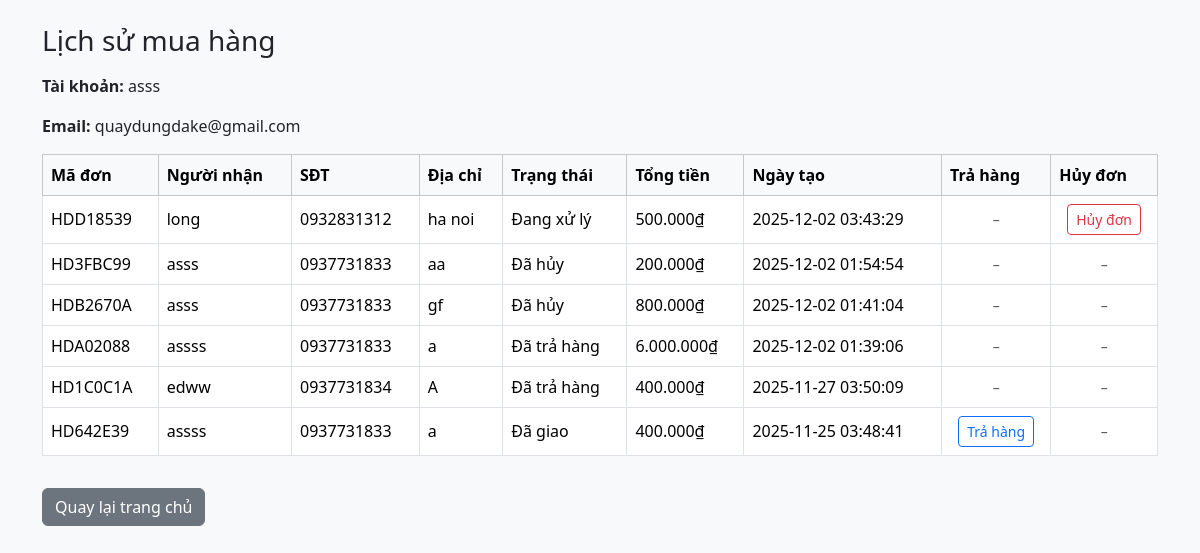
The page /history.php (signed in) on the database its author committed.
### tables this page shows
CREATE TABLE `orders` (
  `id` int(11) NOT NULL,
  `order_code` varchar(50) NOT NULL,
  `user_id` int(11) DEFAULT NULL,
  `customer_name` varchar(100) DEFAULT NULL,
  `customer_phone` varchar(20) DEFAULT NULL,
  `customer_addr` varchar(255) DEFAULT NULL,
  `total_amount` int(11) NOT NULL DEFAULT 0,
  `status` varchar(50) NOT NULL DEFAULT 'Đang xử lý',
  `created_at` timestamp NOT NULL DEFAULT current_timestamp()
);

### history.php (the view, shortened to what this page needs)
<?php
require 'connect.php';
$userId   = $_SESSION['user_id'];
$fullname = $_SESSION['fullname'] ?? '';
$email    = $_SESSION['email'] ?? '';
$stmt = $conn->prepare("
    SELECT
        o.id,
        o.order_code,
        o.customer_name,
        o.customer_phone,
        o.customer_addr,
        o.total_amount,
        o.status,
        o.created_at,
        SUM(oi.quantity * oi.price) AS calc_total
    FROM orders o
    LEFT JOIN order_items oi ON o.id = oi.order_id
    WHERE o.user_id = ?
    GROUP BY
        o.id,
        o.order_code,
        o.customer_name,
        o.customer_phone,
        o.customer_addr,
        o.total_amount,
        o.status,
        o.created_at
    ORDER BY o.created_at DESC
");
$stmt->execute([$userId]);
$orders = $stmt->fetchAll(PDO::FETCH_ASSOC);
function vnd($n) {
    return number_format((int)$n, 0, ',', '.') . '₫';
}
?>
<!doctype html>
<html lang="vi">
<head>
    <link href="https://cdn.jsdelivr.net/npm/bootstrap@5.3.3/dist/css/bootstrap.min.css" rel="stylesheet">
</head>
<body class="bg-light">
<div class="container py-4">
    <h3 class="mb-3">Lịch sử mua hàng</h3>
    <p><strong>Tài khoản:</strong> <?php echo htmlspecialchars($fullname); ?></p>
    <p><strong>Email:</strong> <?php echo htmlspecialchars($email); ?></p>
    <?php if (empty($orders)): ?>
        <div class="alert alert-info">
            Bạn chưa có đơn hàng nào.
        </div>
        <a href="trangchu.php" class="btn btn-secondary">Quay lại trang chủ</a>
    <?php else: ?>
        <div class="table-responsive">
            <table class="table table-bordered table-hover align-middle bg-white">
                <thead class="table-light">
                    <tr>
                        <th>Mã đơn</th>
                        <th>Người nhận</th>
                        <th>SĐT</th>
                        <th>Địa chỉ</th>
                        <th>Trạng thái</th>
                        <th>Tổng tiền</th>
                        <th>Ngày tạo</th>
                        <th>Trả hàng</th>
                        <th>Hủy đơn</th>
                    </tr>
                </thead>
                <tbody>
                <?php foreach ($orders as $o): ?>
                    <?php
                        $status = $o['status'];
                        $total  = $o['calc_total'] !== null ? $o['calc_total'] : $o['total_amount'];
                        $canCancel = in_array($status, ['Đang xử lý', 'Đã duyệt'], true);
                        $canReturn = ($status === 'Đã giao');
                    ?>
                    <tr>
                        <td><?php echo htmlspecialchars($o['order_code']); ?></td>
                        <td><?php echo htmlspecialchars($o['customer_name']); ?></td>
                        <td><?php echo htmlspecialchars($o['customer_phone']); ?></td>
                        <td><?php echo htmlspecialchars($o['customer_addr']); ?></td>
                        <td><?php echo htmlspecialchars($status); ?></td>
                        <td><?php echo vnd($total); ?></td>
                        <td><?php echo htmlspecialchars($o['created_at']); ?></td>
                        <td class="text-center">
                            <?php if ($canReturn): ?>
                                <form method="post" class="d-inline">
                                    <button type="submit" name="return_order"
                                            class="btn btn-sm btn-outline-primary"
                                            onclick="return confirm('Gửi yêu cầu trả hàng cho đơn này?');">
                                        Trả hàng
                                    </button>
                                </form>
                            <?php else: ?>
                                <span class="text-muted small">–</span>
                            <?php endif; ?>
                        </td>
                        <td class="text-center">
                            <?php if ($canCancel): ?>
                                <form method="post" class="d-inline">
                                    <button type="submit" name="cancel_order"
                                            class="btn btn-sm btn-outline-danger"
                                            onclick="return confirm('Bạn chắc chắn muốn hủy đơn này?');">
                                        Hủy đơn
                                    </button>
                                </form>
                            <?php else: ?>
                                <span class="text-muted small">–</span>
                            <?php endif; ?>
                        </td>
                    </tr>
                <?php endforeach; ?>
                </tbody>
            </table>
        </div>
        <a href="trangchu.php" class="btn btn-secondary mt-3">Quay lại trang chủ</a>
    <?php endif; ?>
</div>
</body>
</html>

### rows shown on the page
orders: order_code "HDD18539", customer_name "long", customer_phone "0932831312", customer_addr "ha noi", status "Đang xử lý", total "500.000₫", created_at "2025-12-02 03:43:29"
orders: order_code "HD3FBC99", customer_name "asss", customer_phone "0937731833", customer_addr "aa", status "Đã hủy", total "200.000₫", created_at "2025-12-02 01:54:54"
orders: order_code "HDB2670A", customer_name "asss", customer_phone "0937731833", customer_addr "gf", status "Đã hủy", total "800.000₫", created_at "2025-12-02 01:41:04"
orders: order_code "HDA02088", customer_name "assss", customer_phone "0937731833", customer_addr "a", status "Đã trả hàng", total "6.000.000₫", created_at "2025-12-02 01:39:06"
orders: order_code "HD1C0C1A", customer_name "edww", customer_phone "0937731834", customer_addr "A", status "Đã trả hàng", total "400.000₫", created_at "2025-11-27 03:50:09"
orders: order_code "HD642E39", customer_name "assss", customer_phone "0937731833", customer_addr "a", status "Đã giao", total "400.000₫", created_at "2025-11-25 03:48:41"

### other values the page prints
$fullname "asss"
$email "quaydungdake@gmail.com"
